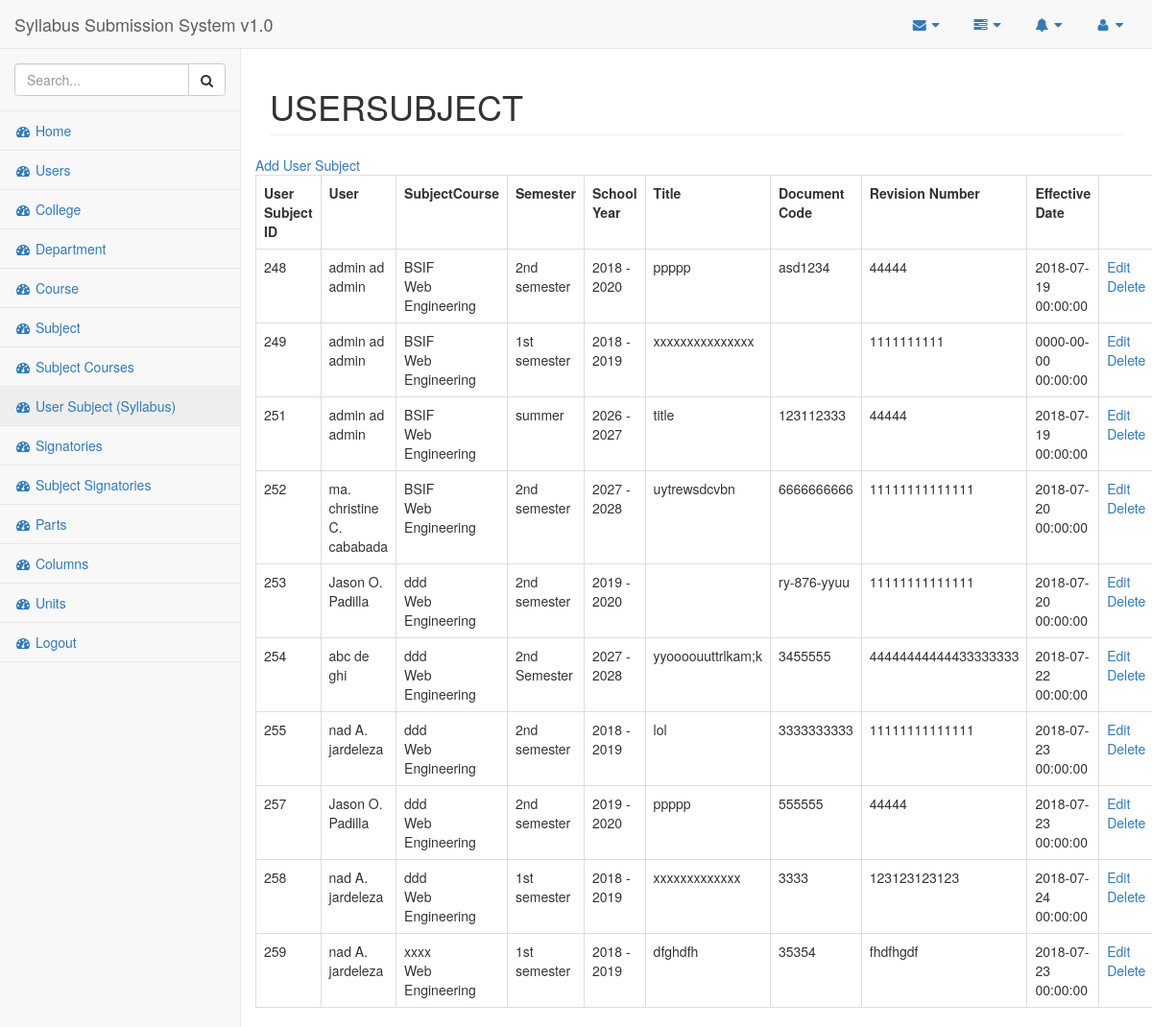
The page /?page=usersubject (signed in) on the database its author committed.
### tables this page shows
CREATE TABLE `usersubject` (
  `usersubject_id` int(11) NOT NULL,
  `subjectcourse_id` bigint(20) DEFAULT NULL,
  `user_id` bigint(20) DEFAULT NULL,
  `semester` varchar(20) DEFAULT NULL,
  `school_year` varchar(20) DEFAULT NULL,
  `title` varchar(255) NOT NULL,
  `revision_number` varchar(20) NOT NULL,
  `effective_date` datetime NOT NULL,
  `document_code` varchar(20) NOT NULL
);

CREATE TABLE `user` (
  `user_id` bigint(20) NOT NULL,
  `dept_id` bigint(20) DEFAULT NULL,
  `UserName` varchar(50) NOT NULL,
  `password` varchar(50) NOT NULL,
  `idno` varchar(50) NOT NULL,
  `position` varchar(50) NOT NULL,
  `fname` varchar(15) NOT NULL,
  `mname` varchar(2) NOT NULL,
  `lname` varchar(15) NOT NULL,
  `utype` varchar(30) NOT NULL
);

CREATE TABLE `course` (
  `course_id` bigint(20) NOT NULL,
  `dept_id` bigint(20) DEFAULT NULL,
  `course_name` varchar(50) NOT NULL,
  `course_description` varchar(50) NOT NULL
);

CREATE TABLE `subject` (
  `subject_id` bigint(20) NOT NULL,
  `subject_name` varchar(50) NOT NULL,
  `subject_code` varchar(50) NOT NULL,
  `subject_description` varchar(50) NOT NULL
);

### pages/usersubject.php (the view, shortened to what this page needs)
<?php
$usersubjects = $DB->query( "SELECT  c.course_name,s.subject_name, u.fname, u.mname, u.lname, us.usersubject_id, us.user_id, us.subjectcourse_id, us.semester, us.title, us.school_year, us.document_code, us.revision_number, us.effective_date FROM usersubject AS us LEFT JOIN user AS u ON u.user_id = us.user_id LEFT JOIN subjectcourse AS sc ON sc.subjectcourse_id = us.subjectcourse_id LEFT JOIN subject AS s ON sc.subject_id = s.subject_id LEFT JOIN course AS c ON sc.course_id = c.course_id " );
?>
<link><a href="<?php echo SITE_URL ?>/?page=add-new-usersubject">Add User Subject </a></button>
<table class="table table-bordered">
<tr>
	<th>User Subject ID</th>
	<th>User</th>
	<th>SubjectCourse</th>
	<th>Semester</th>
	<th>School Year</th>
	<th>Title</th>
	<th>Document Code</th>
	<th>Revision Number</th>
	<th>Effective Date</th>
	<th></th>
</tr>
<?php if( $usersubjects->num_rows ) { ?>
<?php while( $usersubject = $usersubjects->fetch_object() ) { ?>
<tr>
	<td><?php echo $usersubject->usersubject_id ?></td>
	<td><?php echo $usersubject->fname. " " . $usersubject->mname. " " . $usersubject->lname ?></td>
	<td><?php echo $usersubject->course_name. " <br>".$usersubject->subject_name?></td>
	<td><?php echo $usersubject->semester ?></td>
	<td><?php echo $usersubject->school_year ?></td>
	<td><?php echo $usersubject->title ?></td>
	<td><?php echo $usersubject->document_code?></td>
	<td><?php echo $usersubject->revision_number?></td>
	<td><?php echo $usersubject->effective_date?></td>
	<td>
		<a href="<?php echo SITE_URL ?>/?page=edit_usersubject&usersubject_id=<?php echo $usersubject->usersubject_id ?>">Edit</a>
		<a href="<?php echo SITE_URL ?>/?action=delete_usersubject&usersubject_id=<?php echo $usersubject->usersubject_id ?>" onclick="return confirm('Are you sure you want to delete this usersubject?');">Delete</a>
	</td>
</tr>
<?php } ?>
<?php } else { ?>
<tr>
<td colspan="6">No current record.</td>
</tr>
<?php } ?>
</table>

### rows shown on the page
usersubject: usersubject_id "248", user.fname "admin", user.mname "ad", user.lname "admin", course.course_name "BSIF", subject.subject_name "Web Engineering", semester "2nd semester", school_year "2018 - 2020", title "ppppp", document_code "asd1234", revision_number "44444", effective_date "2018-07-19 00:00:00"
usersubject: usersubject_id "249", user.fname "admin", user.mname "ad", user.lname "admin", course.course_name "BSIF", subject.subject_name "Web Engineering", semester "1st semester", school_year "2018 - 2019", title "xxxxxxxxxxxxxxx", revision_number "1111111111", effective_date "0000-00-00 00:00:00"
usersubject: usersubject_id "251", user.fname "admin", user.mname "ad", user.lname "admin", course.course_name "BSIF", subject.subject_name "Web Engineering", semester "summer", school_year "2026 - 2027", title "title", document_code "123112333", revision_number "44444", effective_date "2018-07-19 00:00:00"
usersubject: usersubject_id "252", user.fname "ma. christine", user.mname "C.", user.lname "cababada", course.course_name "BSIF", subject.subject_name "Web Engineering", semester "2nd semester", school_year "2027 - 2028", title "uytrewsdcvbn", document_code "6666666666", revision_number "11111111111111", effective_date "2018-07-20 00:00:00"
usersubject: usersubject_id "253", user.fname "Jason", user.mname "O.", user.lname "Padilla", course.course_name "ddd", subject.subject_name "Web Engineering", semester "2nd semester", school_year "2019 - 2020", document_code "ry-876-yyuu", revision_number "11111111111111", effective_date "2018-07-20 00:00:00"
usersubject: usersubject_id "254", user.fname "abc", user.mname "de", user.lname "ghi", course.course_name "ddd", subject.subject_name "Web Engineering", semester "2nd Semester", school_year "2027 - 2028", title "yyoooouuttrlkam;k", document_code "3455555", revision_number "44444444444433333333", effective_date "2018-07-22 00:00:00"
usersubject: usersubject_id "255", user.fname "nad", user.mname "A.", user.lname "jardeleza", course.course_name "ddd", subject.subject_name "Web Engineering", semester "2nd semester", school_year "2018 - 2019", title "lol", document_code "3333333333", revision_number "11111111111111", effective_date "2018-07-23 00:00:00"
usersubject: usersubject_id "257", user.fname "Jason", user.mname "O.", user.lname "Padilla", course.course_name "ddd", subject.subject_name "Web Engineering", semester "2nd semester", school_year "2019 - 2020", title "ppppp", document_code "555555", revision_number "44444", effective_date "2018-07-23 00:00:00"
usersubject: usersubject_id "258", user.fname "nad", user.mname "A.", user.lname "jardeleza", course.course_name "ddd", subject.subject_name "Web Engineering", semester "1st semester", school_year "2018 - 2019", title "xxxxxxxxxxxxx", document_code "3333", revision_number "123123123123", effective_date "2018-07-24 00:00:00"
usersubject: usersubject_id "259", user.fname "nad", user.mname "A.", user.lname "jardeleza", course.course_name "xxxx", subject.subject_name "Web Engineering", semester "1st semester", school_year "2018 - 2019", title "dfghdfh", document_code "35354", revision_number "fhdfhgdf", effective_date "2018-07-23 00:00:00"
